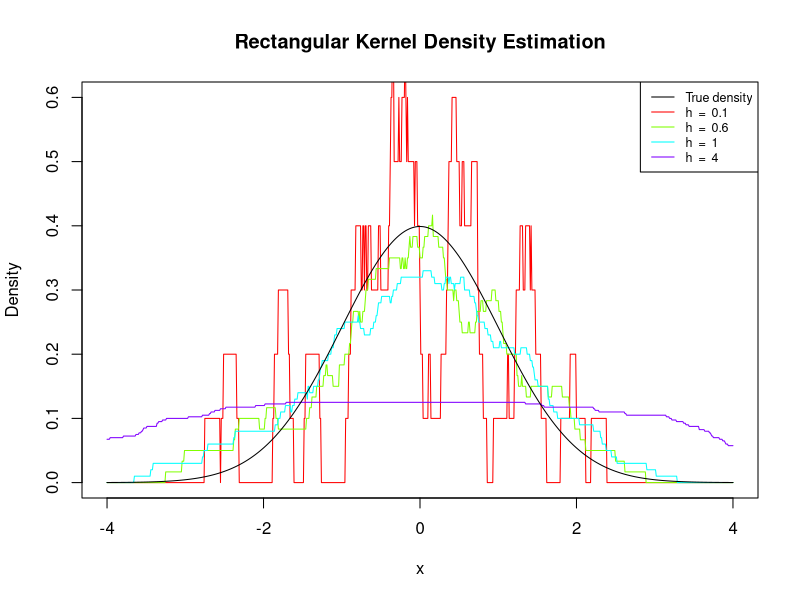
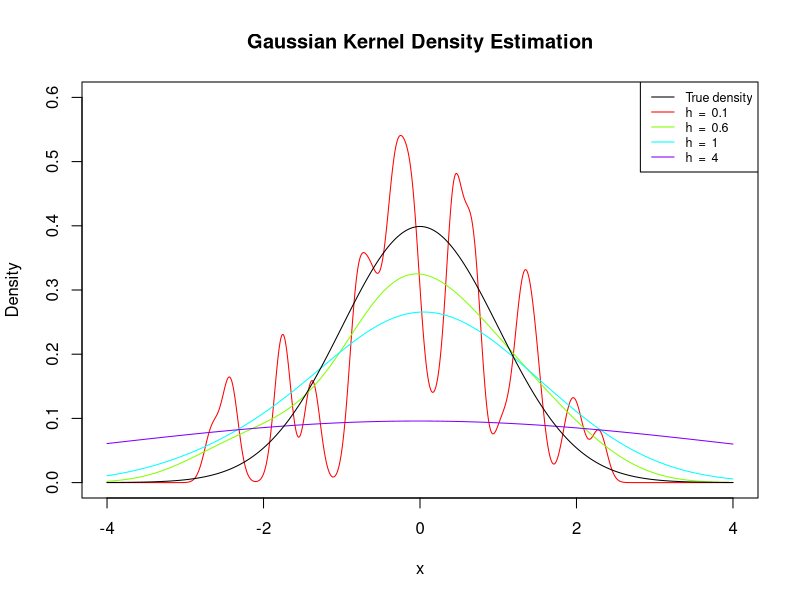
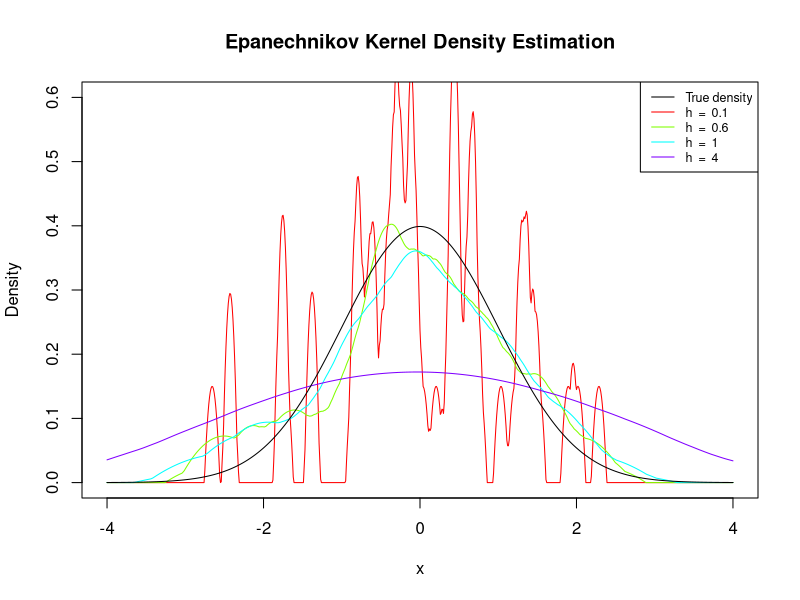
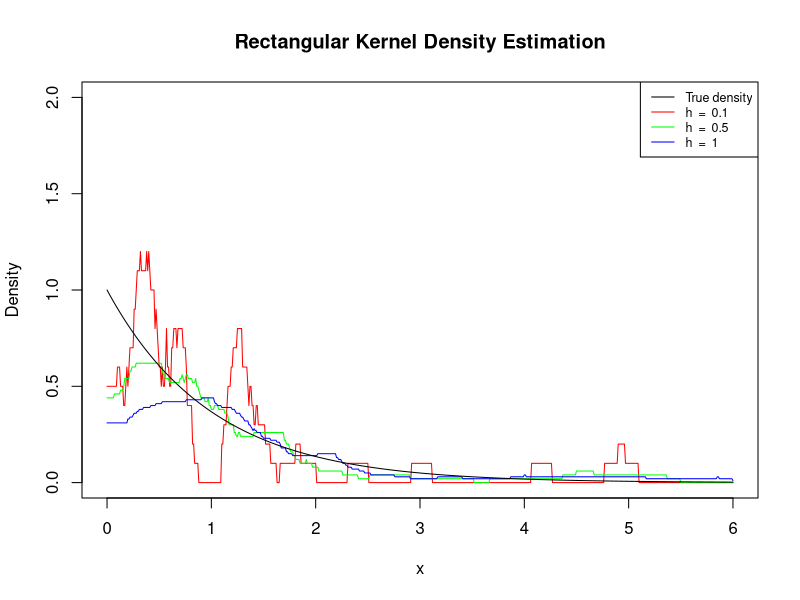
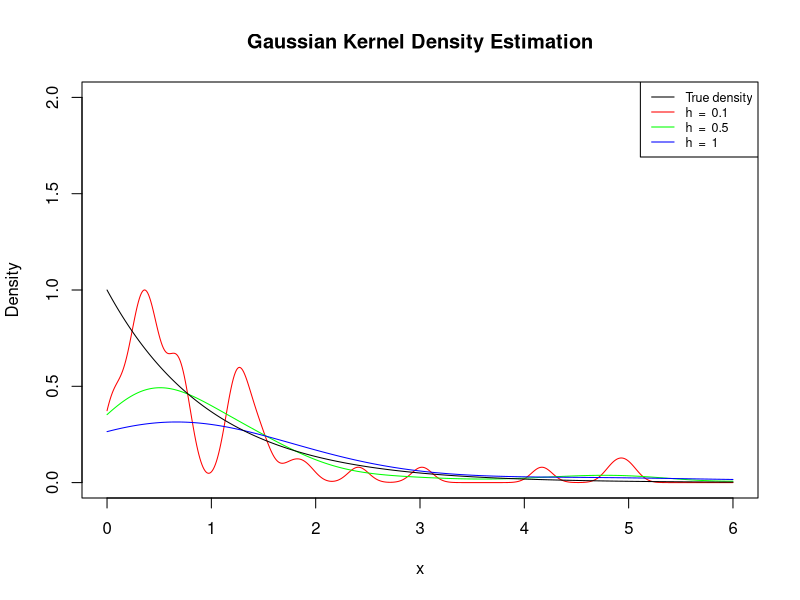
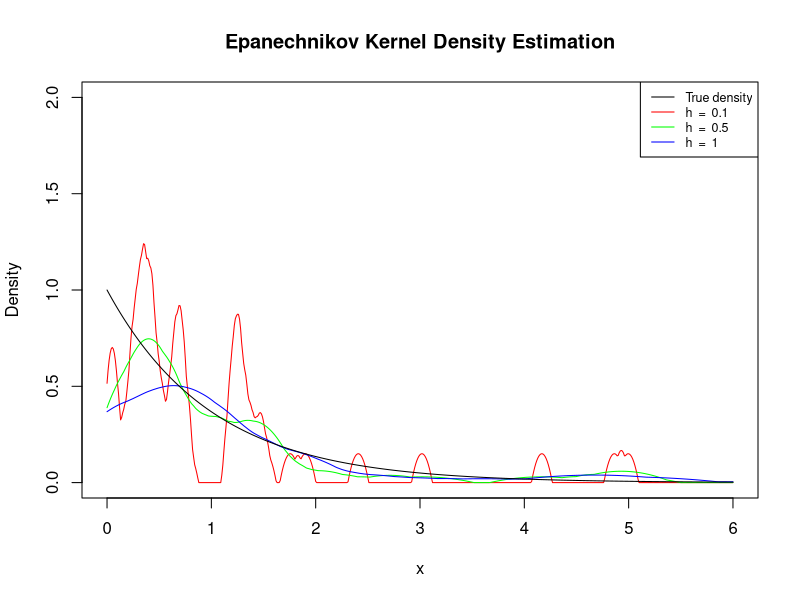
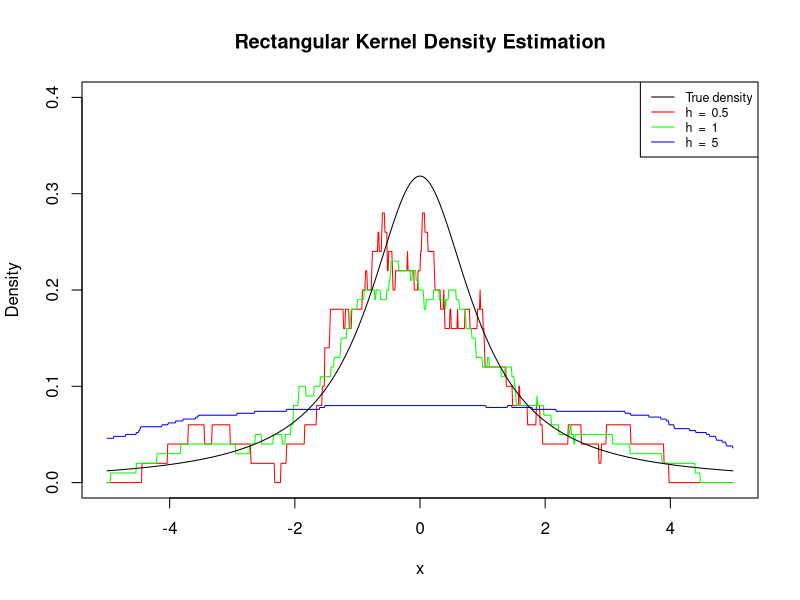
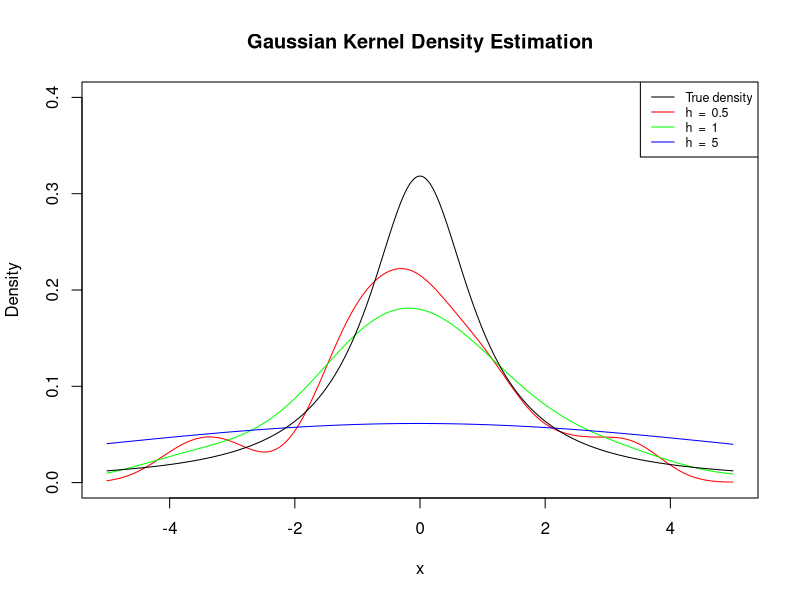

The R script that drew these images, in order:
############### Kernel Density Estimation ###############

fnKernelDensityEst <- function(x, X, K, h) {
  # This function computes the kernel density estimates for a given sample X and
  # kernel K with bandwidth h at points x.
  # 
  # Args:
  #   x: Points for which the kernel density estimates are computed
  #   X: Data sample on which the kernel density estimation is fitted
  #   K: Kernel function to be used for smoothing
  #   h: Smoothing bandwidth
  #   
  # Returns:
  #   A vector of the kernel density estimates at points x
  
  # Compute kernel density estimation values using outer
  n <- length(X)
  mKernels <- K((1/h) * outer(X, x, FUN = "-"))
  return((1/(n*h)) * colSums(mKernels))
}

# Define different smoothing kernels
fnRectangularKernel <- function(x) {
  return(0.5 * (abs(x) <= 1))
}

fnGaussianKernel <- function(x) {
  return((1/sqrt(2*pi)) * exp((-0.5) * x^2))
}

fnEpanechnikovKernel <- function(x) {
  return(0.75 * (1 - x^2) * (abs(x) <= 1))
}

# Kernel density plot
fnKernelPlot <- function(x, X, K, vh = NULL, vm = NULL,
                         fnEstimation = fnKernelDensityEst,
                         title = NULL, trueDensity = NULL, ...) {
  # This function plots the kernel density estimates for different bandwidths.
  # If trueDensity is specified, the true density will be plotted as well.
  # 
  # Args:
  #   x:            Points for which the kernel density estimates are computed
  #   X:            Data sample on which the kernel density estimation is fitted
  #   K:            Kernel function to be used for smoothing
  #   vh:           Vector of smoothing bandwidths
  #   vm:           Vector of nearest neighbor positions
  #   fnEstimation: Type of estimation used (kernel density or knn)
  #   title:        Main title of the plot
  #   trueDensity:  True density to be plotted (e.g. dnorm)
  #   ...:          Further arguments passed to or from other methods
  #   
  # Returns:
  #   -
  
  if(!is.null(vh)) {
    vPar <- vh
    strPar <- "h"
  } else if(!is.null(vm)) {
    vPar <-  vm
    strPar <- "m"
  } else {
    stop("You need to set bandwiths vh OR neighbor ranks vm")
  }
  
  nPar <- length(vPar)
  
  # Create color palette for number of hyperparameters
  cols <- rainbow(nPar, alpha = 1)
  
  # Initialize plot with first kernel density
  plot(x, fnEstimation(x, X, K, vPar[1]), type = "l", col = cols[1], 
       main = title, xlab = "x", ylab = "Density", ...)
  
  # Add kernel density for each additional bandwidth
  if (nPar > 1) {
    for (i in 2:nPar) {
      lines(x, fnEstimation(x, X, K, vPar[i]), col = cols[i])
    }
  }
  
  # Create legend
  legend <- sapply(vPar, function(par) {paste(strPar, " = ", round(par, 4))})
  
  # Plot true density if specified
  if (!is.null(trueDensity)) {
    lines(x, trueDensity(x), col = "black")
    legend <- c("True density", legend)
    cols <- c("black", cols)
  }
  
  # Plot legend
  legend("topright", legend = legend, col = cols, lty = 1, cex = 0.75)
}

############### Kernel density estimation for standard normal ###############

# Generate sample
set.seed(42)
n <- 50
X <- rnorm(n)

# Define points to estimate kernel density on
x <- seq(-4, 4, 0.01)

# Set different bandwidths
h <- c(0.1, bw.ucv(X), 1, 4)

# Rectangular kernel density estimation
fnKernelPlot(x, X, fnRectangularKernel, h, 
             title = "Rectangular Kernel Density Estimation",
             trueDensity = dnorm, ylim = c(0, 0.6))

# Gaussian kernel density estimation
fnKernelPlot(x, X, fnGaussianKernel, h, 
             title = "Gaussian Kernel Density Estimation",
             trueDensity = dnorm, ylim = c(0, 0.6))

# Epanechnikov kernel density estimation
fnKernelPlot(x, X, fnEpanechnikovKernel, h, 
             title = "Epanechnikov Kernel Density Estimation",
             trueDensity = dnorm, ylim = c(0, 0.6))

############### Kernel density estimation for the exponential ###############

# Generate sample
set.seed(42)
n <- 50
X <- rexp(n)

# Define points to estimate kernel density on
x <- seq(0, 6, 0.01)

# Set different bandwidths
h <- c(0.1, 0.5, 1)

# Rectangular kernel density estimation
fnKernelPlot(x, X, fnRectangularKernel, h, 
             title = "Rectangular Kernel Density Estimation",
             trueDensity = dexp, ylim = c(0, 2))

# Gaussian kernel density estimation
fnKernelPlot(x, X, fnGaussianKernel, h, 
             title = "Gaussian Kernel Density Estimation",
             trueDensity = dexp, ylim = c(0, 2))

# Epanechnikov kernel density estimation
fnKernelPlot(x, X, fnEpanechnikovKernel, h, 
             title = "Epanechnikov Kernel Density Estimation",
             trueDensity = dexp, ylim = c(0, 2))

############### Kernel density estimation for Cauchy ###############

# Generate sample
set.seed(42)
n <- 50
X <- rt(n, df = 1)

# Define points to estimate kernel density on
x <- seq(-5, 5, 0.01)

# Set different bandwidths
h <- c(0.5, 1, 5)

# Define Cauchy density function
dcauchy <- function(x) {y <- dt(x, df = 1)}

# Rectangular kernel density estimation
fnKernelPlot(x, X, fnRectangularKernel, h, 
             title = "Rectangular Kernel Density Estimation",
             trueDensity = dcauchy, ylim = c(0, 0.4))

# Gaussian kernel density estimation
fnKernelPlot(x, X, fnGaussianKernel, h, 
             title = "Gaussian Kernel Density Estimation",
             trueDensity = dcauchy, ylim = c(0, 0.4))

# Epanechnikov kernel density estimation
fnKernelPlot(x, X, fnEpanechnikovKernel, h, 
             title = "Epanechnikov Kernel Density Estimation",
             trueDensity = dcauchy, ylim = c(0, 0.4))

############### Faithful kernel density estimation ###############

# Faithful kernel density estimation
X <- faithful$eruptions

# Define points to estimate kernel density on
x <- seq(min(X), max(X), 0.01)

# Set different bandwidths
h <- c(0.05, bw.ucv(X), 0.5, 1)

# Gaussian kernel density estimation
title <- "Gaussian Kernel Density Estimation for faithful eruption data"
fnKernelPlot(x, X, fnGaussianKernel, h, title = title)

############### Kernel density estimation cross validation ###############

fnJ <- function(X, K, h) {
  # This function computes the value of the unbiased cross validation criteria.
  # The minimum of this function in h gives an estimated “optimal” (in the
  # sense of mean integrated squared error) bandwidth.
  # 
  # Args:
  #   X: Data sample on which the kernel density estimation is fitted
  #   K: Kernel function to be used for smoothing
  #   h: Smoothing bandwidth
  #   
  # Returns:
  #   Function value
  
  n <- length(X)
  
  # Compute integral of squared kernel density estimator
  integrand <- function(x) {return(fnKernelDensityEst(x, X, K, h)^2)}
  SKDEInt <- integrate(integrand, -Inf, Inf)$value
  
  # Compute G
  mKernels <- K((1/h) * outer(X, X, FUN = "-"))
  diag(mKernels) <- 0
  G <- (1/(n*(n-1)*h)) * sum(mKernels)
  
  # Return function value of J
  return(SKDEInt - 2*G)
}

fnUCV <- function(X, K, hmin, hmax, tol = 0.1 * hmin) {
  # This function returns the minimum of the unbiased cross validation criteria
  # in h which is “optimal” in the sense of mean integrated squared error.
  # We use R's optimize function to find the minimum.
  # 
  # Args:
  #   X:    Data sample on which the kernel density estimation is fitted
  #   K:    Kernel function to be used for smoothing
  #   hmin: Lower bound for optimal h
  #   hmax: Upper bound for optimal h
  #   tol:  The desired accuracy
  #   
  # Returns:
  #   Optimal bandwidth h*
  
  # Find and return the minimum using optimize
  fnTarget <- function(h) {return(fnJ(X, K, h))}
  hOpt <- optimize(fnTarget, c(hmin, hmax), tol = tol)
  return(hOpt$minimum)
}

# CV with own implementation
hmin <- 0.01
hmax <- 10
fnUCV(faithful$eruptions, fnGaussianKernel, hmin, hmax)

# CV with R implementation
bw.ucv(faithful$eruptions)

############### Kernel M-Nearest Neighbors density estimation ###############

fnMNearestNeighbors <- function(x, X, K, m) {
  # This function computes the kernel density estimates for a given sample X and
  # kernel K with variable bandwidths h for every point, which are determined by
  # the m-nearest neighbor approach
  # 
  # Args:
  #   x: Points for which the kernel density estimates are computed
  #   X: Data sample on which the kernel density estimation is fitted
  #   K: Kernel function to be used for smoothing
  #   m: Neighbor position
  #   
  # Returns:
  #   A vector of the nearest neighbor kernel density estimates at points x
  
  n <- length(X)
  
  # Compute bandwidth for every point x
  h <- apply(abs(outer(X, x, "-")), 2, sort)[m,]
  
  # Compute kernel density estimation values using outer
  mKernels <- K((1/t(matrix(rep(h, n), ncol = n))) * outer(X, x, FUN = "-"))
  return((1/(n*h)) * colSums(mKernels))
}

############### M-Nearest Neighbors test ###############

# Generate sample
set.seed(42)
n <- 50
X <- rnorm(n)

# Define points to estimate kernel density on
x <- seq(-4, 4, 0.01)

# Define vector of neighbor positions m
m <- c(5,10,25,40,50)

# Nearest Neighbor Rectangular kernel density estimation
fnKernelPlot(x, X, fnRectangularKernel, vm = m,
             fnEstimation = fnMNearestNeighbors,
             title = "Nearest Neighbor Rectangular Kernel Density Estimation",
             trueDensity = dnorm, ylim = c(0, 0.6))

# Nearest Neighbor Gaussian kernel density estimation
fnKernelPlot(x, X, fnGaussianKernel, vm = m, 
             fnEstimation = fnMNearestNeighbors,
             title = "Nearest Neighbor Gaussian Kernel Density Estimation",
             trueDensity = dnorm, ylim = c(0, 0.6))

# Nearest Neighbor Epanechnikov kernel density estimation
fnKernelPlot(x, X, fnEpanechnikovKernel, vm = m, 
             fnEstimation = fnMNearestNeighbors, 
             title = "Nearest Neighbor Epanechnikov Kernel Density Estimation",
             trueDensity = dnorm, ylim = c(0, 0.6))
